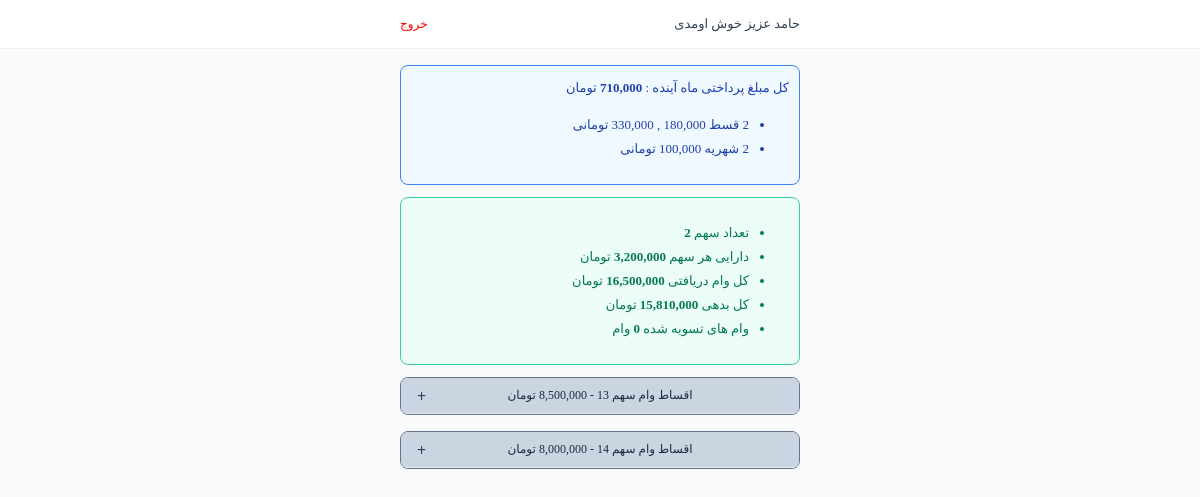
/dashboard/ (signed in), run on the app's committed database.
### users/models.py (models this page shows, shortened)
class User(AbstractUser):
    phone = models.CharField(_('Phone'), max_length=12, null=True, blank=True)
    class Meta:
        verbose_name = _('User')
        verbose_name_plural = _('Users')

class Share(models.Model):
    owner = models.ForeignKey(User, on_delete=models.CASCADE)
    order = models.IntegerField()
    asset = models.DecimalField(max_digits=10, decimal_places=0, default=0)

### loans/models.py (models this page shows, shortened)
class Installment(models.Model):
    loan = models.ForeignKey('loans.Loan', on_delete=models.CASCADE)
    share = models.ForeignKey('users.Share', on_delete=models.CASCADE)
    installment_number = models.IntegerField()
    amount = models.DecimalField(max_digits=10, decimal_places=0)
    paid_date = models.DateTimeField(null=True, blank=True)
    due_date = models.DateTimeField(null=True, blank=True)
    paid = models.BooleanField(default=False)
    notes = models.CharField(max_length=255, null=True, blank=True)

class Loan(models.Model):
    share = models.ForeignKey('users.Share', on_delete=models.CASCADE)
    amount = models.DecimalField(max_digits=10, decimal_places=0)
    bank_account = models.ForeignKey('finance.BankAccount', on_delete=models.PROTECT)
    installments = models.IntegerField()
    installment_amount = models.DecimalField(max_digits=12, decimal_places=0)
    last_installment_amount = models.DecimalField(max_digits=12, decimal_places=0)
    number = models.IntegerField(default=0)
    paid_date = models.DateTimeField(auto_now=True)
    notes = models.CharField(max_length=255, null=True, blank=True)
    checkout = models.BooleanField(default=False)

### users/views.py (the view)
# urls.py: path('dashboard/', user_dashboard, name='user_dashboard'),
@login_required
def user_dashboard(request):
    user = request.user
    first_unpaid_installments = []
    next_paid_amount = 0
    total_loans_amount = 0
    unpaid_installments_amount = 0
    total_loans_checkouted = 0
    loans = Loan.objects.filter(share__owner=user)
    monthly_fix_amount_assets = settings.MONTHLY_ASSETS_AMOUNT
    shares = Share.objects.filter(owner=user)
    for loan in loans:
        installments = loan.installment_set.all().order_by('due_date')
        unpaid_installments = loan.installment_set.filter(paid=False).order_by('due_date')
        for installment in unpaid_installments:
            unpaid_installments_amount += installment.amount
        if unpaid_installments.exists():
            first_unpaid_installment = unpaid_installments.first()
            next_paid_amount += first_unpaid_installment.amount
            first_unpaid_installments.append(first_unpaid_installment)
        for installment in installments:
            installment.due_date = display_jdatetime_no_day(installment.due_date)
        loan.modified_installments = installments
        total_loans_amount += loan.amount
        if loan.checkout:
            total_loans_checkouted += 1
    report_data = {
        'shares': shares,
        'share_asset': shares[0].asset,
        'total_loans_amount': total_loans_amount,
        'unpaid_installments_amount': unpaid_installments_amount,
        'total_loans_checkouted': total_loans_checkouted,
    }
    context = {
        'shares': shares,
        'monthly_fix_amount_assets': monthly_fix_amount_assets,
        'first_unpaid_installments': first_unpaid_installments,
        'next_paid_amount': next_paid_amount + (shares.count() * monthly_fix_amount_assets),
        'loans': loans,
        'user_data': {'firstname': f'{user.first_name}', 'lastname': f'{user.last_name}'},
        'report_data': report_data
    }
    return render(request, 'front/dashboard.html', context)

### core/helpers.py (called while the page is built)
def display_jdatetime_no_day(value):
    return '%s' % (
        jdatetime.date.fromgregorian(date=value, locale='fa_IR').strftime('%B %Y'))

### users/templates/front/dashboard.html (shortened to what this page needs)
{% load static %}
<!DOCTYPE html>
<html lang="en">
<head>
    <link rel="stylesheet" href="{% static 'css/front-dashboard.css' %}">
</head>
<body>
<header>
    <div class="container">
        <div class="user-info">
            <div>{{ user_data.firstname }} عزیز خوش اومدی</div>
            <div><a href="{% url 'logout' %}">خروج</a></div>
        </div>
    </div>
</header>
<div class="container">
    <div class="next-payment">
        کل مبلغ پرداختی ماه آینده :  <span class="number" style="font-weight: bold">{{ next_paid_amount }}</span> تومان
        <ul>
            <li class="next-installments">
                    قسط
                {% for installment in first_unpaid_installments %}
                    <span class="number">{{ installment.amount }}</span>
                {% endfor %}
             تومانی
            </li>
            <li class="next-fix-monthly">
                شهریه
                <span class="number">{{ monthly_fix_amount_assets }}</span>
                تومانی
            </li>
        </ul>
    </div>
    <div class="report-data">
        <ul>
            <li>تعداد سهم  <span class="text-bold">{{ report_data.shares|length }}</span> </li>
            <li>دارایی هر سهم  <span class="text-bold number">{{ report_data.share_asset }}</span> تومان</li>
            <li>کل وام دریافتی  <span class="text-bold number">{{ report_data.total_loans_amount }}</span> تومان</li>
            <li>کل بدهی  <span class="text-bold number">{{ report_data.unpaid_installments_amount }}</span> تومان</li>
            <li>وام های تسویه شده  <span class="text-bold number">{{ report_data.total_loans_checkouted }}</span> وام</li>
        </ul>
    </div>
    {% for loan in loans %}
    <div class="table-wrapper close">
        <table>
            <caption class="table-caption">اقساط وام سهم {{ loan.share.order }} -
            <span class="number">{{ loan.amount }}</span> تومان
            </caption>
            <thead>
                <tr>
                    <th>#</th>
                    <th>سررسید</th>
                    <th>مبلغ</th>
                    <th>وضعیت</th>
                </tr>
            </thead>
        </table>
    </div>
{% endfor %}
</div>
</body>
</html>

### core/static/css/front-dashboard.css (style rules this page uses)
html { margin: 0; padding: 0; }
* { font-family: IRANYekanX, serif !important; -moz-font-feature-settings: "ss02"; -webkit-font-feature-settings: "ss02"; font-feature-settings: "ss02"; }
body { font-family: IRANYekanX, sans-serif; font-optical-sizing: auto; font-weight: 400; font-style: normal; direction: rtl; text-align: right; color: #334155; font-size: 13px; margin: 0; padding: 0; background: #f8fafc; }
a { text-decoration: none; }
.container { padding: 16px; max-width: 400px; margin: 0 auto; }
header { background: #fff; border-bottom: 1px solid #eee; }
.user-info { display: flex; justify-content: space-between; align-items: center; }
.user-info a { color: red; font-size: 12px; }
.table-wrapper { overflow:hidden; border-radius: 8px; border: 1px solid #64748b; margin-bottom: 16px; transition: height 500ms; height: auto; position: relative; }
.table-wrapper:after { position: absolute; content: "-"; display: block; font-weight: bold; left: 16px; top: 10px; font-size: 16px; }
.table-wrapper.close { height: 36px; }
.table-wrapper.close:after { content: "+"; }
table { width: 100%; border-collapse: collapse; border-spacing: 0; font-size: 12px; }
table caption { background: #cbd5e1; color: #1e293b; font-weight: 500; padding: 10px; }
table thead th { background-color: #e2e8f0; border: solid 1px #e2e8f0; color: #334155; padding: 10px; text-shadow: 1px 1px 1px #fff; }
.next-installments span:after { content: " , "; }
.next-installments span:last-child:after { content: ""; }
.next-payment { background: #f0f9ff; border:1px solid #3b82f6; border-radius: 8px; padding: 10px; margin-bottom: 12px; line-height: 1.5rem; color: #1e40af; }
.text-bold { font-weight: bold; }
.report-data { background: #ecfdf5; border:1px solid #34d399; color: #047857; border-radius: 8px; padding: 10px; margin-bottom: 12px; line-height: 1.5rem; }

### data on the page
User: firstname "حامد"
Installment: amount "180,000"
Installment: amount "330,000"
Share: share_asset "3,200,000"
Loan: share.order "13", amount "8,500,000"
Loan: share.order "14", amount "8,000,000"

### other printed values
{{ next_paid_amount }} "710,000"
{{ monthly_fix_amount_assets }} "100,000"
{{ report_data.shares|length }} "2"
{{ report_data.total_loans_amount }} "16,500,000"
{{ report_data.unpaid_installments_amount }} "15,810,000"
{{ report_data.total_loans_checkouted }} "0"
